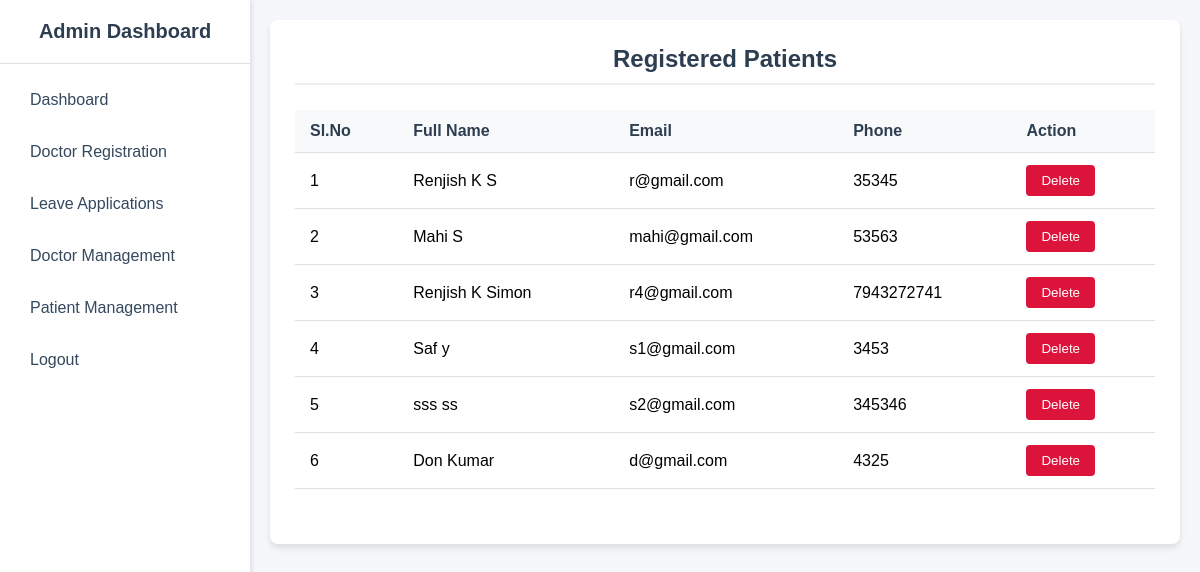
The page /manage-patients/ on the database as committed earlier.
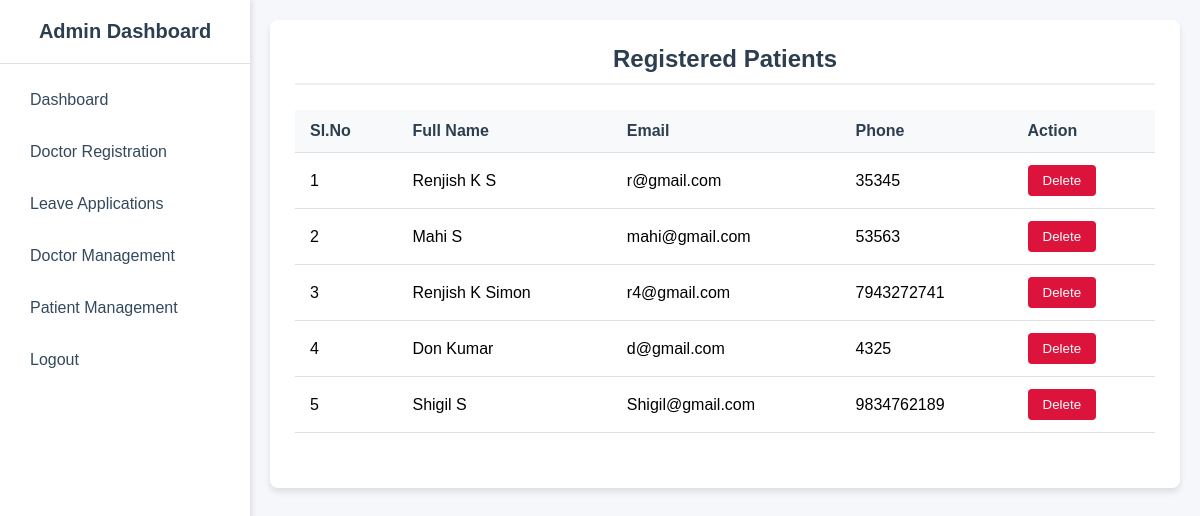
The same page on the database as committed later.
### predict/models.py (models this page shows)
class user(models.Model):
    firstname=models.CharField(max_length=255)
    lastname=models.CharField(max_length=255)
    email=models.EmailField(unique=True)
    phone=models.CharField(max_length=12)
    password=models.CharField(max_length=20)
    role=models.CharField(max_length=20)

### admin/views.py (the view)
# urls.py: path('manage-patients/', views.manage_patients, name='manage_patients'),
def manage_patients(request):
    patients = user.objects.filter(role='0')
    return render(request, 'manage_patients.html', {'patients': patients})

### admin/templates/manage_patients.html (shortened to what this page needs)
<!DOCTYPE html>
<html lang="en">
<head>
</head>
<body>
    <div class="sidebar">
        <div class="sidebar-header">
            Admin Dashboard
        </div>
        <div class="sidebar-menu">
            <label for="dashboard-radio">Dashboard</label>
            <a href="{% url 'doctorregister' %}"> <label for="doctor-registration-radio">Doctor Registration</label></a>
            <a href="{% url 'manage_leave_requests' %}"> <label for="doctor-registration-radio">Leave Applications</label></a>
            <a href="{% url 'manage_doctors' %}"> <label for="doctor-registration-radio">Doctor Management</label></a>
            <a href="{% url 'manage_patients' %}"> <label for="doctor-registration-radio">Patient Management</label></a>
            <a href="{% url 'logout_view' %}"> <label for="dashboard-radio">Logout</label></a>
        </div>
    </div>
    <div class="main-content">
        <div class="content-section">
            <h2>Registered Patients</h2>
            <table>
                <thead>
                    <tr>
                        <th>Sl.No</th>
                        <th>Full Name</th>
                        <th>Email</th>
                        <th>Phone</th>
                        <th>Action</th>
                    </tr>
                </thead>
                <tbody>
                    {% for patient in patients %}
                    <tr>
                        <td>{{ forloop.counter }}</td>
                        <td>{{ patient.firstname }} {{ patient.lastname }}</td>
                        <td>{{ patient.email }}</td>
                        <td>{{ patient.phone }}</td>
                        <td>
                            <form method="post" action="{% url 'delete_patient' patient.id %}" onsubmit="return confirm('Are you sure you want to delete this patient?');">
                                <button type="submit" class="btn-delete">Delete</button>
                            </form>
                        </td>
                    </tr>
                    {% empty %}
                    <tr>
                        <td colspan="5" class="empty-message">No patients found.</td>
                    </tr>
                    {% endfor %}
                </tbody>
            </table>
        </div>
    </div>
</body>
</html>

Rows that differ between the two databases and show on the page:
removed user: firstname "Saf", lastname "y", email "s1@gmail.com", phone "3453"
removed user: firstname "sss", lastname "ss", email "s2@gmail.com", phone "345346"
added user: firstname "Shigil", lastname "S", email "Shigil@gmail.com", phone "9834762189"
